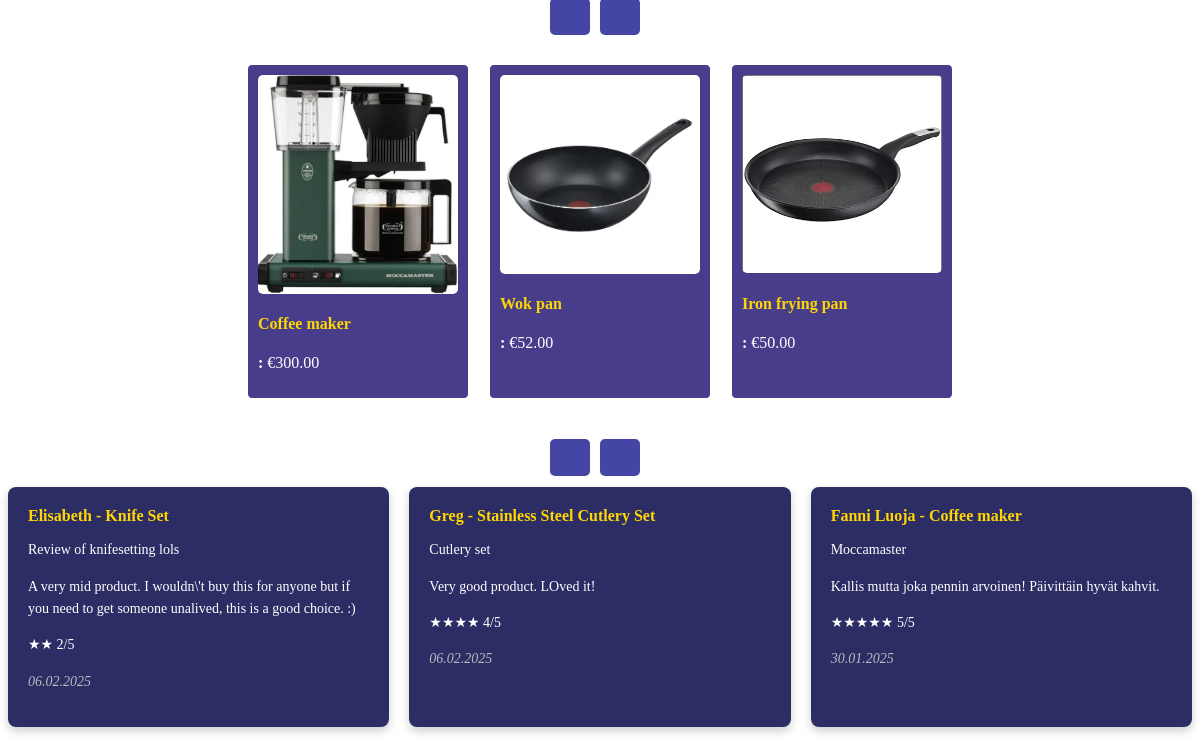
Page /etusivu.php on the committed database.
### tables this page shows
CREATE TABLE `tuotteet` (
  `id` int(11) NOT NULL,
  `nimi` varchar(255) NOT NULL,
  `nimi_en` varchar(255) DEFAULT NULL,
  `kuvaus` text DEFAULT NULL,
  `kuvaus_en` text DEFAULT NULL,
  `hinta` decimal(10,2) NOT NULL,
  `kuva` varchar(255) DEFAULT NULL,
  `varastomäärä` int(11) DEFAULT 0
);

CREATE TABLE `arvostelut` (
  `id` int(11) NOT NULL,
  `tuote_id` int(11) NOT NULL,
  `nimi` varchar(255) NOT NULL,
  `sähköposti` varchar(255) NOT NULL,
  `otsikko` varchar(255) NOT NULL,
  `kommentti` text NOT NULL,
  `tähtiarvostelu` int(1) NOT NULL,
  `luotu` timestamp NOT NULL DEFAULT current_timestamp(),
  `arvosana` int(11) NOT NULL,
  `kieli` enum('fi','en') NOT NULL DEFAULT 'fi'
);

### etusivu.php (the view, shortened to what this page needs)
<?php
$lang = $_SESSION['lang'] ?? 'en';
$conn = new mysqli(DB_HOST, DB_USER, DB_PASSWORD, DB_DATABASE);
$products = [];
$productNameColumn = ($lang === 'en') ? 'nimi_en' : 'nimi';
$productDescriptionColumn = ($lang === 'en') ? 'kuvaus_en' : 'kuvaus';
$sql = "SELECT id, $productNameColumn AS nimi, $productDescriptionColumn AS kuvaus, hinta, kuva, varastomäärä FROM tuotteet ORDER BY id DESC LIMIT 3";
$result = $conn->query($sql);
if ($result && $result->num_rows > 0) {
    while ($row = $result->fetch_assoc()) {
        $products[] = $row;
    }
}
$conn = new mysqli(DB_HOST, DB_USER, DB_PASSWORD, DB_DATABASE);
$reviews = [];
$sql = "SELECT r.id, r.nimi, r.otsikko, r.kommentti, r.tähtiarvostelu, r.luotu, t.$productNameColumn AS tuote_nimi
        FROM arvostelut r
        JOIN tuotteet t ON r.tuote_id = t.id
        ORDER BY r.luotu DESC LIMIT 3";
$result = $conn->query($sql);
if ($result && $result->num_rows > 0) {
    while ($row = $result->fetch_assoc()) {
        $reviews[] = $row;
    }
}
?>
<div style="text-align: center; color: white;">
    <?php if (!isset($_SESSION['loggedin']) || $_SESSION['loggedin'] !== true): ?>
        <a style="margin-right: 10px;" id="login-btn" class="edit-btn" href="index.php?page=login-form">
        </a>
        <a class="edit-btn" id="register-btn" href="index.php?page=register-form">
        </a>
    <?php endif; ?>
    <br><br>
    <div style="display: flex; justify-content: center; gap: 20px;">
        <?php if (!empty($products)): ?>
            <?php foreach ($products as $product): ?>
                <div class="product" onclick="showPopup(<?= $product['id'] ?>,
                                    '<?= htmlspecialchars($product['nimi']) ?>',
                                    '<?= htmlspecialchars($product['kuvaus']) ?>',
                                    '<?= htmlspecialchars($product['kuva']) ?>',
                                    '<?= $product['hinta'] ?>',
                                    '<?= $product['varastomäärä'] ?>')">
                    <img src="<?= htmlspecialchars($product['kuva']) ?>" alt="<?= htmlspecialchars($product['nimi']) ?>"
                        style="width: 100%; height: auto; border-radius: 5px;">
                    <h4 style="color: gold;"><?= htmlspecialchars($product['nimi']) ?></h4>
                    <p><strong><?= $current_lang['price']; ?>:</strong> €<?= number_format($product['hinta'], 2) ?></p>
                </div>
            <?php endforeach; ?>
        <?php else: ?>
            <p><?= $current_lang['no_products']; ?></p>
        <?php endif; ?>
    </div>
</div>
<div style="text-align: center; color: white; margin-top: 50px;">
    <a class="edit-btn" href="index.php?page=lisaaArvostelu">
        <?= $current_lang['leaveReview']; ?></a>
        <a class="edit-btn" id="register-btn" href="index.php?page=arvosteluSivu">
                <?= $current_lang['read_reviews']; ?></a>
    <div class="reviews-container">
        <?php if (!empty($reviews)): ?>
            <?php foreach ($reviews as $review): ?>
                <div class="review">
                    <h4><?= htmlspecialchars($review['nimi']) ?> - <?= htmlspecialchars($review['tuote_nimi']) ?></h4>
                    <p> <?= htmlspecialchars($review['otsikko']) ?>
                    </p>
                    <p><strong><a><?= $current_lang['review']; ?></a></strong> <?= htmlspecialchars($review['kommentti']) ?></p>
                    <p><strong><a><?= $current_lang['stars']; ?></a></strong> <?= str_repeat("★", $review['tähtiarvostelu']) ?>
                        <?= $review['tähtiarvostelu'] ?>/5
                    </p>
                    <p><em><?= $current_lang['publish_date']; ?><?= date('d.m.Y', strtotime($review['luotu'])) ?></em></p>
                </div>
            <?php endforeach; ?>
        <?php else: ?>
            <p><?= $current_lang['no_reviews']; ?></p>
        <?php endif; ?>
    </div>

### etusivu.php (style rules this page uses)
.product { border: 1px solid white; padding: 10px; border-radius: 5px; width: 200px; text-align: left; background-color: darkslateblue; cursor: pointer; transition: transform 0.3s, background-color 0.3s; }
.reviews-container { display: flex; justify-content: space-between; gap: 20px; flex-wrap: wrap; padding: 20px 0; max-width: 1200px; margin: 0 auto; }
.review { background-color: #2d2d66; color: white; padding: 20px; border-radius: 8px; box-shadow: 0 4px 10px rgba(0, 0, 0, 0.2); width: 30%; text-align: left; flex: 1 1 30%; box-sizing: border-box; }
.review h4 { color: gold; margin: 0; }
.review p { font-size: 14px; line-height: 1.6; }
.review em { color: #bbb; }
.edit-btn { margin-right: 10px; background-color: #4545a6; color: white; padding: 10px 20px; text-decoration: none; border-radius: 5px; font-size: 16px; transition: background-color 0.3s ease; }

### rows in the picture
tuotteet: kuva (picture), nimi_en "Coffee maker", hinta "300.00"
tuotteet: kuva (picture), nimi_en "Wok pan", hinta "52.00"
tuotteet: kuva (picture), nimi_en "Iron frying pan", hinta "50.00"
arvostelut: nimi "Elisabeth", tuote.nimi_en "Knife Set", otsikko "Review of knifesetting lols", kommentti "A very mid product. I wouldn\\'t buy this for anyone but if you need to get someone unalived, this is a good choice. :)", tähtiarvostelu "★★", tähtiarvostelu "2", luotu "06.02.2025"
arvostelut: nimi "Greg", tuote.nimi_en "Stainless Steel Cutlery Set", otsikko "Cutlery set", kommentti "Very good product. LOved it!", tähtiarvostelu "★★★★", tähtiarvostelu "4", luotu "06.02.2025"
arvostelut: nimi "Fanni Luoja", tuote.nimi_en "Coffee maker", otsikko "Moccamaster", kommentti "Kallis mutta joka pennin arvoinen! Päivittäin hyvät kahvit.", tähtiarvostelu "★★★★★", tähtiarvostelu "5", luotu "30.01.2025"
